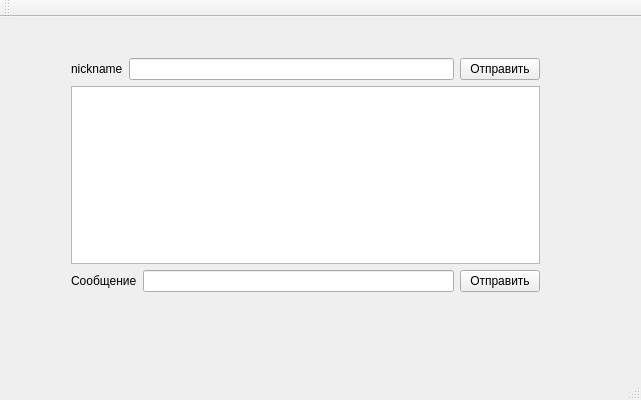
<?xml version="1.0" encoding="UTF-8"?>
<ui version="4.0">
 <class>GUI_kursachClass</class>
 <widget class="QMainWindow" name="GUI_kursachClass">
  <property name="geometry">
   <rect>
    <x>0</x>
    <y>0</y>
    <width>641</width>
    <height>400</height>
   </rect>
  </property>
  <property name="windowTitle">
   <string>GUI_kursach</string>
  </property>
  <widget class="QWidget" name="centralWidget">
   <widget class="QWidget" name="">
    <property name="geometry">
     <rect>
      <x>60</x>
      <y>30</y>
      <width>491</width>
      <height>256</height>
     </rect>
    </property>
    <layout class="QVBoxLayout" name="verticalLayout">
     <item>
      <layout class="QHBoxLayout" name="horizontalLayout">
       <item>
        <widget class="QLabel" name="label">
         <property name="text">
          <string>nickname</string>
         </property>
        </widget>
       </item>
       <item>
        <widget class="QLineEdit" name="NickLine"/>
       </item>
       <item>
        <widget class="QPushButton" name="ButtonNick">
         <property name="text">
          <string>Отправить</string>
         </property>
        </widget>
       </item>
      </layout>
     </item>
     <item>
      <widget class="QTextEdit" name="textEdit"/>
     </item>
     <item>
      <layout class="QHBoxLayout" name="horizontalLayout_2">
       <item>
        <widget class="QLabel" name="label_2">
         <property name="text">
          <string>Сообщение</string>
         </property>
        </widget>
       </item>
       <item>
        <widget class="QLineEdit" name="MessageLine"/>
       </item>
       <item>
        <widget class="QPushButton" name="ButtonMessage">
         <property name="text">
          <string>Отправить</string>
         </property>
        </widget>
       </item>
      </layout>
     </item>
    </layout>
   </widget>
  </widget>
  <widget class="QMenuBar" name="menuBar">
   <property name="geometry">
    <rect>
     <x>0</x>
     <y>0</y>
     <width>641</width>
     <height>21</height>
    </rect>
   </property>
  </widget>
  <widget class="QToolBar" name="mainToolBar">
   <attribute name="toolBarArea">
    <enum>TopToolBarArea</enum>
   </attribute>
   <attribute name="toolBarBreak">
    <bool>false</bool>
   </attribute>
  </widget>
  <widget class="QStatusBar" name="statusBar"/>
 </widget>
 <layoutdefault spacing="6" margin="11"/>
 <resources>
  <include location="GUI_kursach.qrc"/>
 </resources>
 <connections>
  <connection>
   <sender>ButtonMessage</sender>
   <signal>clicked()</signal>
   <receiver>GUI_kursachClass</receiver>
   <slot>SendMessage()</slot>
   <hints>
    <hint type="sourcelabel">
     <x>532</x>
     <y>304</y>
    </hint>
    <hint type="destinationlabel">
     <x>554</x>
     <y>307</y>
    </hint>
   </hints>
  </connection>
  <connection>
   <sender>ButtonNick</sender>
   <signal>clicked()</signal>
   <receiver>GUI_kursachClass</receiver>
   <slot>SendNickname()</slot>
   <hints>
    <hint type="sourcelabel">
     <x>532</x>
     <y>75</y>
    </hint>
    <hint type="destinationlabel">
     <x>572</x>
     <y>86</y>
    </hint>
   </hints>
  </connection>
 </connections>
 <slots>
  <slot>SendMessage()</slot>
  <slot>SendNickname()</slot>
 </slots>
</ui>
